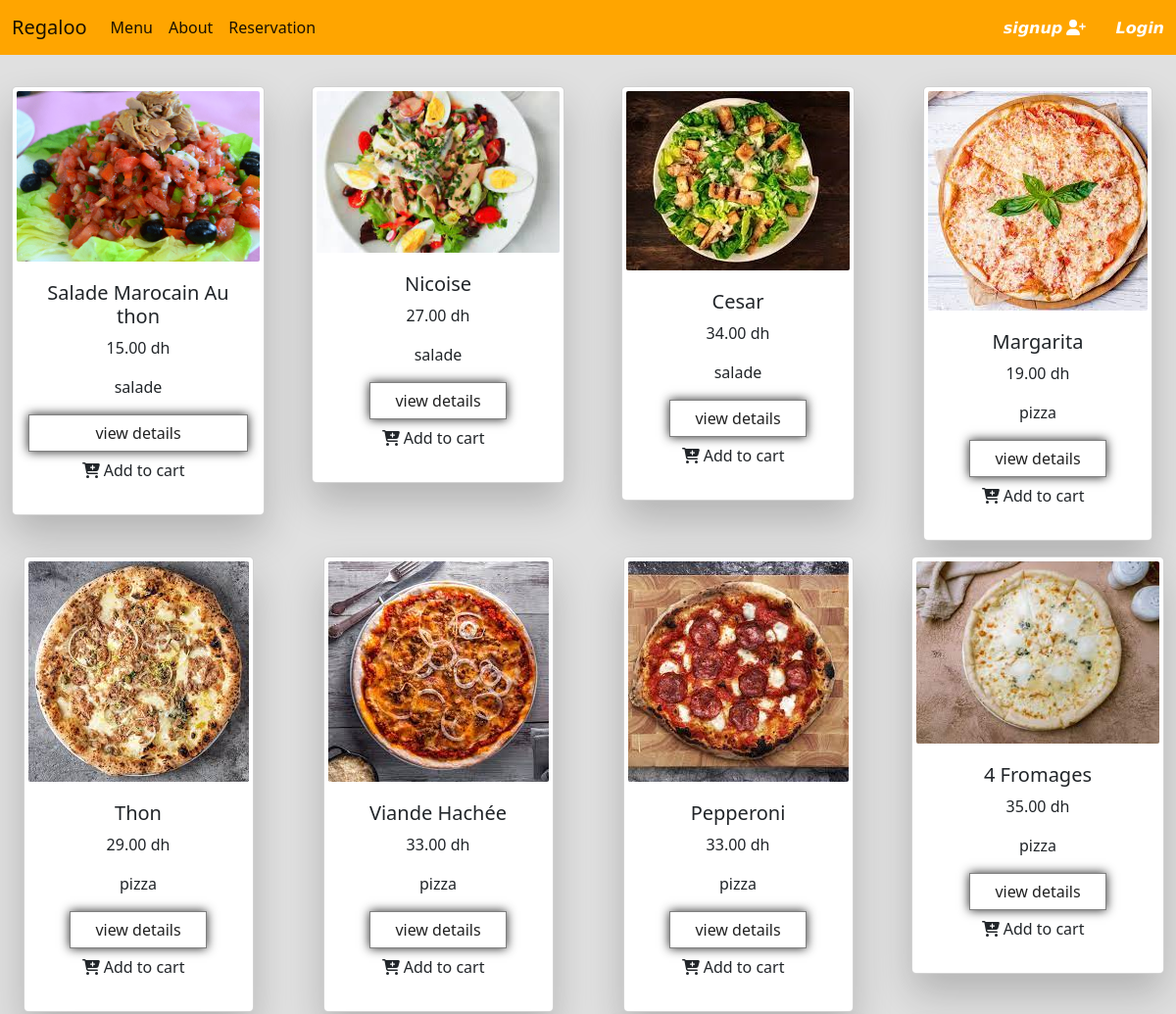
Page /items/ (upper part) on the earlier database version.
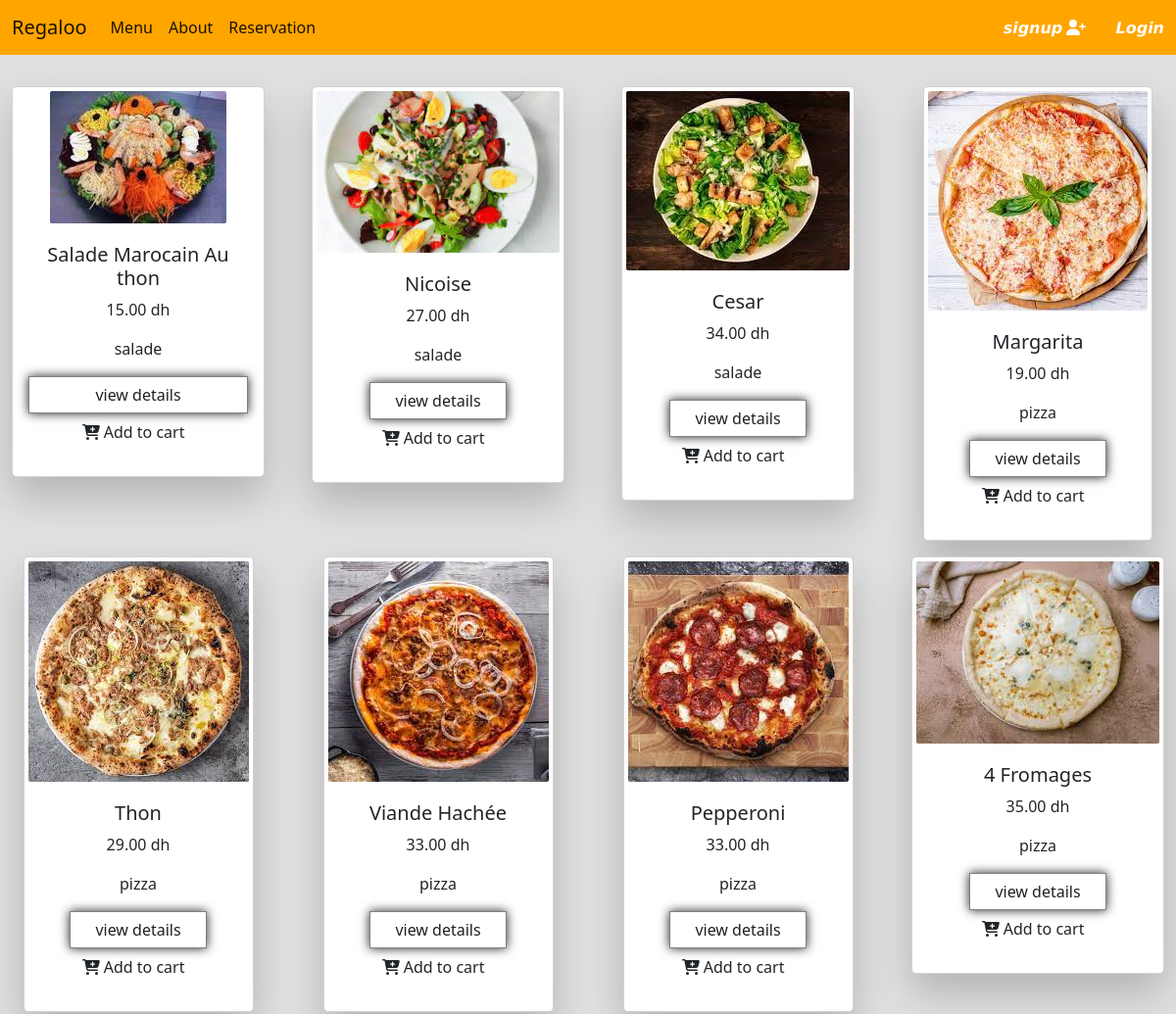
Same page on the later database version.
### items/models.py (models this page shows, shortened)
class item(models.Model):
    Categories_choices=[
        ("burger","burger"),
        ("pizza","pizza"),
        ("salade","salade"),
        ("tacos","tacos"),
        ("sandwich","sandwich"),
    ]
    name = models.CharField(max_length=255)
    description = models.TextField()
    price = models.DecimalField(max_digits=10, decimal_places=2)
    image = models.ImageField(upload_to='photos/%y/%m/%d')
    created_at = models.DateTimeField(auto_now_add=True)
    updated_at = models.DateTimeField(auto_now=True)
    categories=models.CharField(max_length=100,choices=Categories_choices)

### items/views.py (the view)
# urls.py: path('', views.default),
def default(request):
    def get_all_categories():
        categories = item.Categories_choices
        return [category[0] for category in categories]
    items = item.objects.all()
    cat=get_all_categories()
    pizza = item.objects.filter(categories='pizza')
    burger = item.objects.filter(categories='burger')
    salade = item.objects.filter(categories='salade')
    tacos = item.objects.filter(categories='tacos')
    sandwich = item.objects.filter(categories='sandwich')
    return render(request, 'item1.html', {'items': items,'cat': cat,'pizza': pizza,'burger': burger,'salade': salade,'tacos': tacos,'sandwich': sandwich})

### templates/item1.html (shortened to what this page needs)
{% extends 'base.html' %} {% block content %}
<div class="row gy-3 my-3">
    {% for item in items %}
    <div class="col-md-3 mt-2">
        <div class="container-fluid">
            <div class="card mx-auto col-md-3 col-10 mt-2">
                <img class="mx-auto img-thumbnail" src="{{item.image.url}}" width="auto" height="auto" />
                <div class="card-body text-center mx-auto d-flex flex-column">
                    <div class="cvp">
                        <h5 class="card-title font-weight-bold">{{item.name}}</h5>
                        <p class="card-text">{{item.price}} dh</p>
                        <p class="card-text">{{item.categories}}</p>
                        <a href="#" class="btn details">view details</a><br />
                        <button value="{{item.id}}" type="button" class="btn bg-cart"><i class="fa fa-cart-plus mr-2"></i> Add to cart</button>
                    </div>
                </div>
            </div>
        </div>
    </div>
    {% endfor %}
</div>
{% endblock %}

### templates/base.html (shortened to what this page needs)
<!DOCTYPE html>
{% load static%}
<html lang="en">
  <head>
    <link rel="stylesheet" href="{% static 'css/bootstrap.min.css' %}">
    <link rel="stylesheet" href="https://cdnjs.cloudflare.com/ajax/libs/jquery-datetimepicker/2.5.20/jquery.datetimepicker.min.css" />
  </head>
  <body class="d-flex flex-column min-vh-100">
    <nav class="navbar navbar-expand-lg bg-body-tertiary" style="background-color: orange;">
      <div class="container-fluid">
        <a class="navbar-brand" href="/">Regaloo</a>
        <div class="collapse navbar-collapse" id="navbarSupportedContent">
          <ul class="navbar-nav me-auto mb-2 mb-lg-0">
            <li class="nav-item">
              <a class="nav-link active" aria-current="page" href="/items">Menu</a>
            </li>
            <li class="nav-item">
              <a class="nav-link active" aria-current="page" href="/about">About</a>
            </li>
            <li class="nav-item">
              <a class="nav-link active" aria-current="page" href="/reservation">Reservation</a>
            </li>
          </ul>
          {% if user.is_authenticated %}
              <a class="link" href="/logout/">𝙡𝙤𝙜𝙤𝙪𝙩  <i class="fa-solid fa-right-from-bracket"></i></a>
              <a class="link" href="/items/cart/">𝙘𝙖𝙧𝙩  <i class="fa-solid fa-cart-shopping"></i> </a>
              <a class="link" href="/user/">𝙥𝙧𝙤𝙛𝙞𝙡𝙚<i class="fa-solid fa-user"></i> </a>
            {% else %}
              <a class="link" href="/signup">𝙨𝙞𝙜𝙣𝙪𝙥  <i class="fa-solid fa-user-plus"></i></a>
              <a class="link" href="/login">𝙇𝙤𝙜𝙞𝙣    </a>
          {% endif %}
        </div>
      </div>
    </nav>
    <main>
    {% block content %}{% endblock %}
  </main>
  </body>
</html>

### templates/item1.html (style rules this page uses)
body { background: #E0E0E0; }
.details { border: 1.5px solid grey; color: #212121; width: 100%; height: auto; box-shadow: 0px 0px 10px #212121; }
.card { width: fit-content; height: 100%; display: flex; flex-direction: column; }
.card-body { width: fit-content; flex-grow: 1; }
.btn { border-radius: 0; }
.img-thumbnail { border: none; }
.card { box-shadow: 0 20px 40px rgba(0, 0, 0, .2); border-radius: 5px; padding-bottom: 10px; }

### templates/base.html (style rules this page uses)
.link { margin-left: 30px; color: white; text-decoration: none; }
body { text-align:center; margin:auto; }
.btn { margin-right:10px; }
html, body { height: 100%; min-height: 100%; }

Differences in the rows shown:
changed item "Salade Marocain Au thon": image: a different picture
